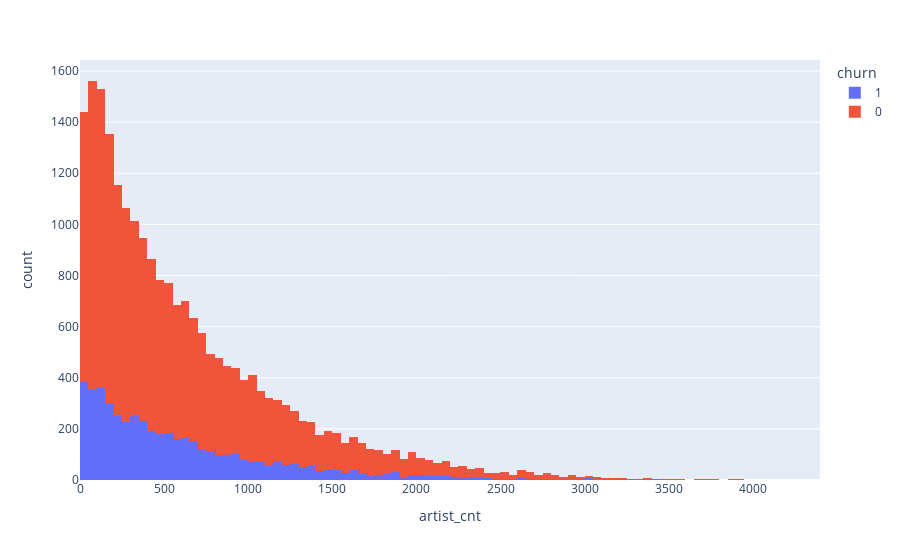

Here is the notebook cell this chart was saved with:
### Code cell
fig = px.histogram(pdf, x="artist_cnt", color="churn")
fig.show()

### Figure 1 — Plotly figure (JSON) as saved in the notebook; plotly's stock layout.template omitted (floating-point values rounded to 4 significant figures; data arrays with more than 128 entries replaced by an {"elided": "..."} marker saying what was removed)
{"data": [{"alignmentgroup": "True", "bingroup": "x", "hovertemplate": "churn=1<br>artist_cnt=%{x}<br>count=%{y}<extra></extra>", "legendgroup": "1", "marker": {"color": "#636efa"}, "name": "1", "offsetgroup": "1", "orientation": "v", "showlegend": true, "type": "histogram", "x": {"elided": "5003 str values"}, "xaxis": "x", "yaxis": "y"}, {"alignmentgroup": "True", "bingroup": "x", "hovertemplate": "churn=0<br>artist_cnt=%{x}<br>count=%{y}<extra></extra>", "legendgroup": "0", "marker": {"color": "#EF553B"}, "name": "0", "offsetgroup": "0", "orientation": "v", "showlegend": true, "type": "histogram", "x": {"elided": "17274 str values"}, "xaxis": "x", "yaxis": "y"}], "layout": {"barmode": "relative", "legend": {"title": {"text": "churn"}, "tracegroupgap": 0}, "margin": {"t": 60}, "xaxis": {"anchor": "y", "domain": [0, 1], "title": {"text": "artist_cnt"}}, "yaxis": {"anchor": "x", "domain": [0, 1], "title": {"text": "count"}}}}
